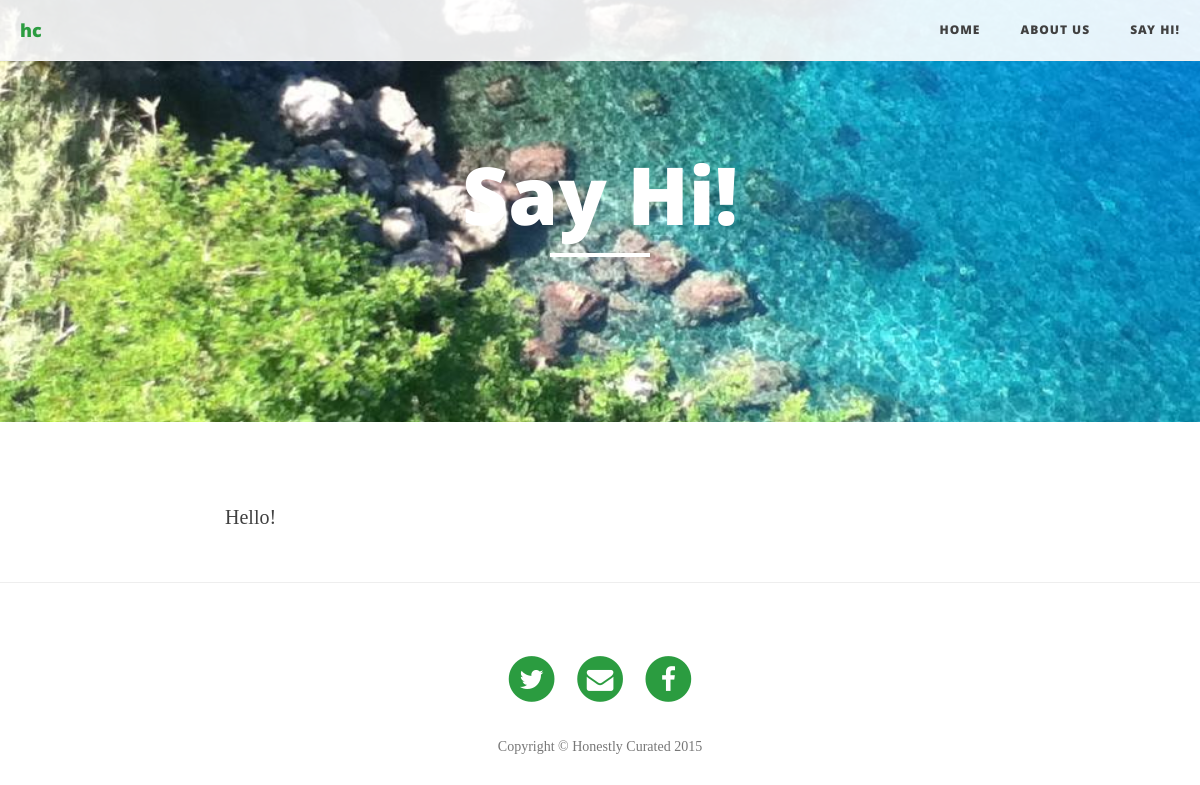
Screenshot of /page/say-hi/ with the database file from the repository.
### blog/models.py (models this page shows, shortened)
class Page(models.Model):
    title = models.CharField(max_length=255, unique=True)
    subtitle = models.CharField(max_length=255, null=True, blank=True)
    slug = models.SlugField(max_length=255, unique=True)
    order = models.IntegerField(unique=True)
    content = RedactorField(verbose_name=u'Text')
    published = models.BooleanField(default=True)
    class Meta:
        ordering = ['order']
    def get_absolute_url(self):
        return reverse('blog.views.page',args=[self.slug])

### blog/views.py (the view)
# urls.py: url(r'^page/(?P<slug>[\w\-]+)/$', 'blog.views.page'),
def page(request,slug):
    page = get_object_or_404(Page,slug=slug)
    pages = Page.objects.filter(published=True)
    return render(request,'blog/page.html',{'page':page,'pages':pages,'MEDIA_URL':settings.MEDIA_URL})

### random_image/templatetags/random_image.py (called while the page is built)
@register.simple_tag
def random_image(image_dir):
    try:
        valid_extensions = settings.RANDOM_IMAGE_EXTENSIONS
    except AttributeError:
        valid_extensions = ['.jpg','.jpeg','.png','.gif',]
    if image_dir:
        rel_dir = image_dir
    else:
        rel_dir = settings.RANDOM_IMAGE_DIR
    rand_dir = os.path.join(settings.MEDIA_ROOT, rel_dir)
    files = [f for f in os.listdir(rand_dir) if os.path.splitext(f)[1] in valid_extensions]
    return os.path.join(rel_dir, random.choice(files))

### hc/templates/blog/page.html (shortened to what this page needs)
{% extends 'blog/base.html' %}
    {% load staticfiles %}
    {% load random_image %}
    {% block content %}
    <header class="intro-header" style="background-image: url('{{MEDIA_URL}}{% random_image "blog" %}')">
        <div class="container">
            <div class="row">
                <div class="col-lg-8 col-lg-offset-2 col-md-10 col-md-offset-1">
                    <div class="page-heading">
                        <h1>{{page.title}}</h1>
                        <hr class="small">
                    </div>
                </div>
            </div>
        </div>
    </header>
    <div class="container">
        <div class="row">
            <div class="col-lg-8 col-lg-offset-2 col-md-10 col-md-offset-1">
                {{page.content|safe}}
            </div>
        </div>
    </div>
    <hr>
    {% endblock %}

### hc/templates/blog/base.html (shortened to what this page needs)
<!DOCTYPE html>
    <html>
        <head>
            {% load staticfiles %}
            {% load compress %}
            {% compress css %}
            <link href="{% static "blog/css/bootstrap.min.css" %}" rel="stylesheet">
            <link href="{% static "blog/css/clean-blog.min.css" %}" rel="stylesheet">
            <link href="{% static "blog/css/font-awesome.min.css" %}" rel="stylesheet" type="text/css">
            <link href="{% static "blog/css/font-lora.css" %}" rel='stylesheet' type='text/css'>
            <link href="{% static "blog/css/font-open-sans.css" %}" rel='stylesheet' type='text/css'>
            {% endcompress %}
            </head>
        <body>
            <nav class="navbar navbar-default navbar-custom navbar-fixed-top is-fixed is-visible">
                <div class="container-fluid">
                    <div class="navbar-header page-scroll">
                        <a class="navbar-brand" href="{% url 'blog.views.index' %}">hc</a>
                    </div>
                    <div class="collapse navbar-collapse" id="bs-example-navbar-collapse-1">
                        <ul class="nav navbar-nav navbar-right">
                            <li>
                                <a href="{% url 'blog.views.index' %}">Home</a>
                            </li>
                            {% for page in pages%}
                            <li>
                                <a href="{{page.get_absolute_url}}">{{page.title}}</a>
                            </li>
                            {% endfor %}
                        </ul>
                    </div>
                </div>
            </nav>
            {% block content %}
            {% endblock %}
            <footer>
                <div class="container">
                    <div class="row">
                        <div class="col-lg-8 col-lg-offset-2 col-md-10 col-md-offset-1">
                            <ul class="list-inline text-center">
                                <li>
                                    <a href="https://twitter.com/honestlycurated" target="_blank">
                                        <span class="fa-stack fa-lg">
                                            <i class="fa fa-circle fa-stack-2x"></i>
                                            <i class="fa fa-twitter fa-stack-1x fa-inverse"></i>
                                        </span>
                                    </a>
                                </li>
                                <li>
                                    <a href="#" id="mailto">
                                        <span class="fa-stack fa-lg">
                                            <i class="fa fa-circle fa-stack-2x"></i>
                                            <i class="fa fa-envelope fa-stack-1x fa-inverse"></i>
                                        </span>
                                    </a>
                                </li>
                                <li>
                                    <a href="https://www.facebook.com/honestlycurated" target="_blank">
                                        <span class="fa-stack fa-lg">
                                            <i class="fa fa-circle fa-stack-2x"></i>
                                            <i class="fa fa-facebook fa-stack-1x fa-inverse"></i>
                                        </span>
                                    </a>
                                </li>
                            </ul>
                            <p class="copyright text-muted">Copyright &copy; Honestly Curated 2015</p>
                        </div>
                    </div>
                </div>
            </footer>
        </body>
    </html>

### hc/templates/blog/base.html (style rules this page uses)
a { color: #2b9c40; }

### rows the page displays
Page: title "ABOUT US"
Page: title "SAY HI!", title "Say Hi!", content "Hello!"
